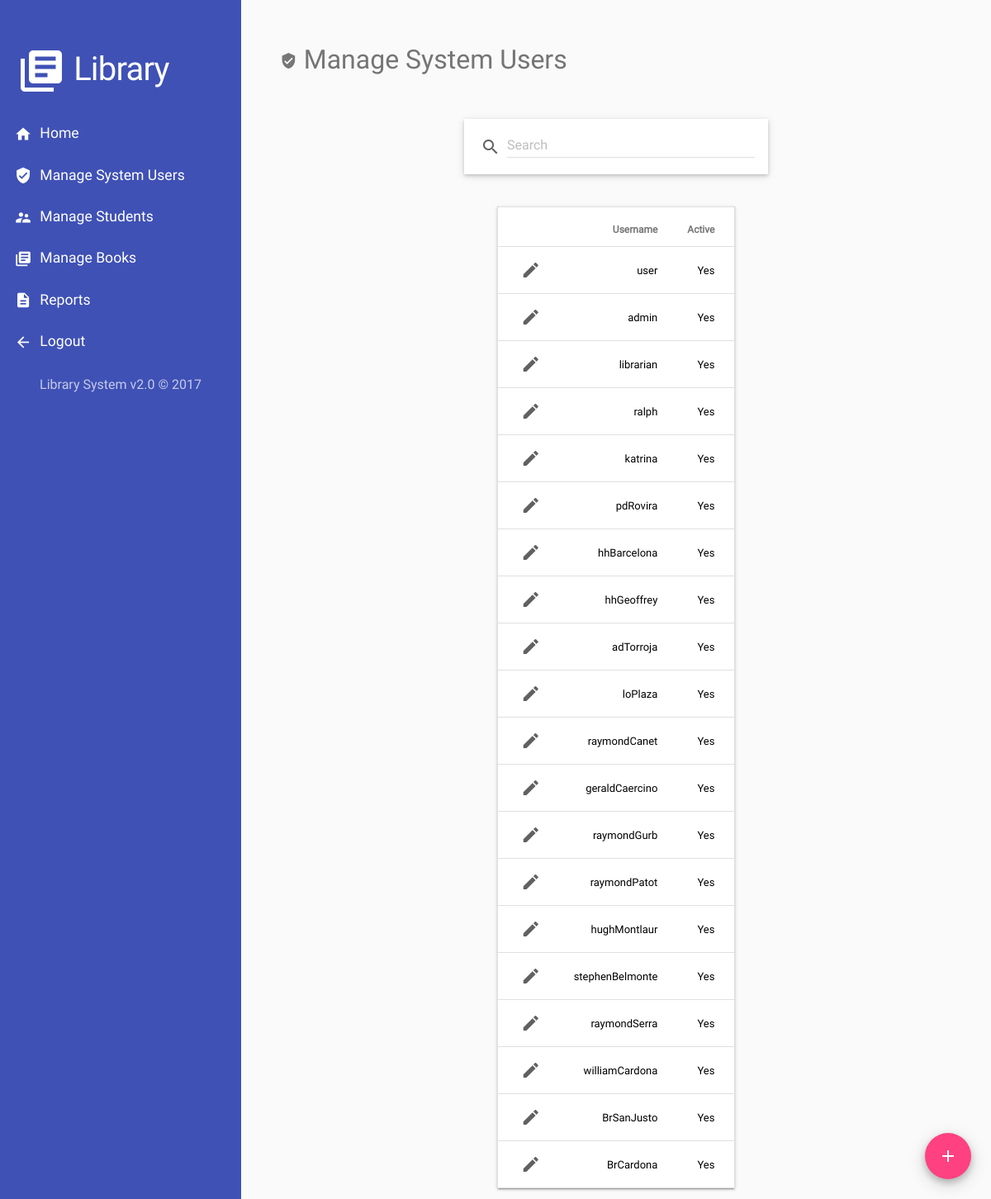
The page /admin-manage-admins.php (signed in) on the database its author committed.
### tables this page shows
CREATE TABLE `users` (
  `id` int(11) NOT NULL,
  `username` varchar(128) NOT NULL,
  `password` varchar(255) NOT NULL,
  `year_level` int(2) DEFAULT NULL,
  `student_no` varchar(255) DEFAULT NULL,
  `type` enum('admin','normal') NOT NULL,
  `status` enum('0','1') NOT NULL
);

### admin-manage-admins.php (the view, shortened to what this page needs)
<?php include_once('html/top.php'); ?>
<?php
  require_once('html/welcome-header.php');
?>
<?php
  require_once('html/nav.php');
?>
<div class="content">
<h2 class="t-secondary">
  <i class="material-icons small">verified_user</i>
  Manage System Users
</h2>
<form action="<?php echo $_SERVER['PHP_SELF']; ?>" method="get">
</form>
<?php
  $condition = " AND 1 = 1";
?>
<?php
  $admins_query = "
    SELECT * FROM users
    WHERE type = 'admin'
    $condition
  ";
  $sql = mysqli_query($conn, $admins_query) or die(mysql_error());
?>
<form action="admin-action-admin.php" method="post" class="form-fab">
  <button type="submit" name="add-admin"
    class="mdl-button mdl-js-button mdl-button--fab mdl-js-ripple-effect mdl-button--colored my-card-2">
    <i class="material-icons fab">add</i>
  </button>
</form>
<div class="my-center">
<table class="mdl-data-table mdl-js-data-table mdl-shadow--2dp m-top-3">
  <tr>
    <th></th>
    <th>Username</th>
    <th>Active</th>
  </tr>
<?php
if (mysqli_num_rows($sql) > 0) {
  for ($i = 0; $row = mysqli_fetch_array($sql, MYSQLI_ASSOC); $i++) {
?>
  <tr>
    <td>
      <div>
        <form action="admin-action-admin.php" method="post">
          <label class="mdl-icon-toggle mdl-js-icon-toggle mdl-js-ripple-effect" for="submit-icon-<?php echo $row['id']; ?>">
            <i class="mdl-icon-toggle__label material-icons">edit</i>
          </label>
        </form>
      </div>
    </td>
    <td>
      <div>
        <?=$row['username']?>
    </td>
    <td>
      <div>
        <?php echo $row['status'] == 1 ? "Yes": "No"; ?>
      </div>
    </td>
  </tr>
<?php
  }
}
?>
</table>
</div>
</div>
</body>
</html>

### rows shown on the page
users: username "user", status "Yes"
users: username "admin", status "Yes"
users: username "librarian", status "Yes"
users: username "ralph", status "Yes"
users: username "katrina", status "Yes"
users: username "pdRovira", status "Yes"
users: username "hhBarcelona", status "Yes"
users: username "hhGeoffrey", status "Yes"
users: username "adTorroja", status "Yes"
users: username "loPlaza", status "Yes"
users: username "raymondCanet", status "Yes"
users: username "geraldCaercino", status "Yes"
users: username "raymondGurb", status "Yes"
users: username "raymondPatot", status "Yes"
users: username "hughMontlaur", status "Yes"
users: username "stephenBelmonte", status "Yes"
users: username "raymondSerra", status "Yes"
users: username "williamCardona", status "Yes"
users: username "BrSanJusto", status "Yes"
users: username "BrCardona", status "Yes"
